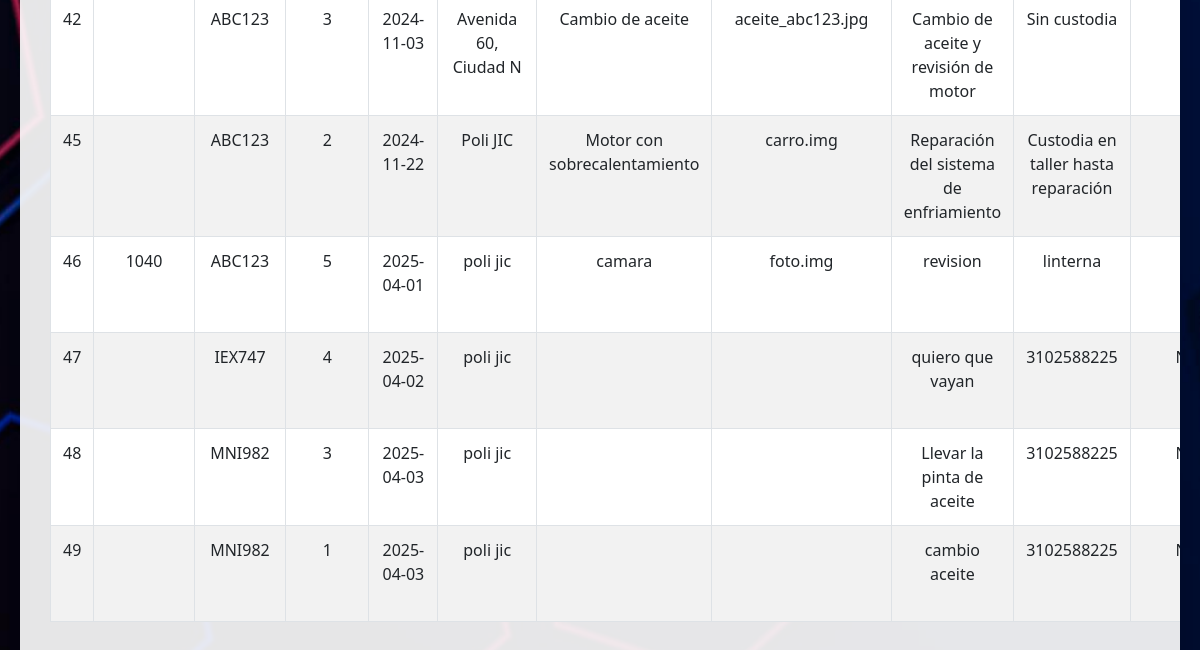
/consulta_general.php (signed in, lower part), run on an earlier commit of the app's database.
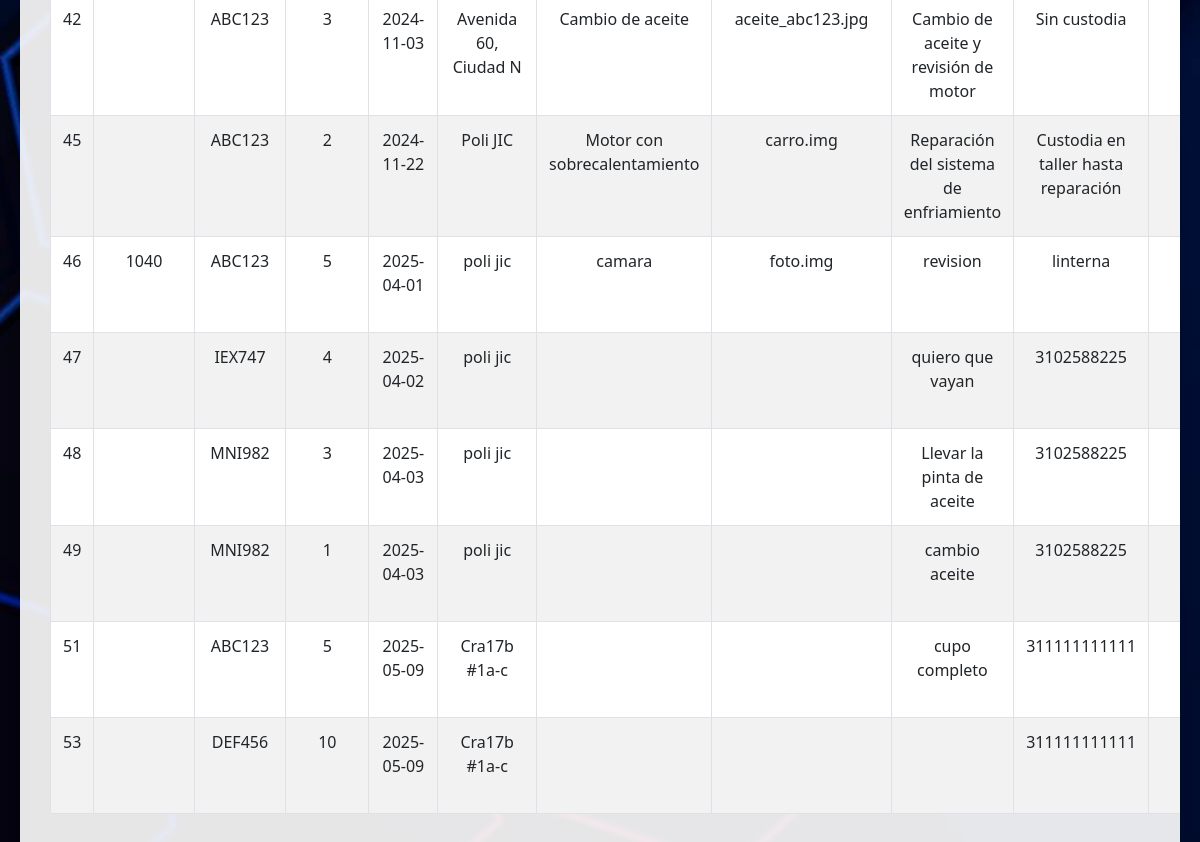
And on a later commit of the database.
### tables this page shows
CREATE TABLE `servicios_realizados` (
  `Servicio_Realizado_id` int(11) NOT NULL,
  `Cedula_Empleado_id_Servicios_Realizados` int(11) DEFAULT NULL,
  `Vehiculo_id_Servicios_Realizados` varchar(20) DEFAULT NULL,
  `Servicio_id_Servicios_Realizados` int(11) DEFAULT NULL,
  `Fecha` date DEFAULT NULL,
  `Ubicación` varchar(255) DEFAULT NULL,
  `Novedades` text DEFAULT NULL,
  `Fotos` text DEFAULT NULL,
  `Detalle_Servicio` text DEFAULT NULL,
  `Custodia_Servicio` text DEFAULT NULL,
  `Facturación_Separada` tinyint(1) DEFAULT NULL
);

### consulta_general.php (the view, shortened to what this page needs)
<?php
require_once 'config.php';
$sql = "SELECT * FROM servicios_realizados";
$result = $conn->query($sql);
?>
<!DOCTYPE html>
<html lang="es">
<head>
    <link href="https://stackpath.bootstrapcdn.com/bootstrap/4.5.2/css/bootstrap.min.css" rel="stylesheet">
    <link rel="stylesheet" href="https://cdnjs.cloudflare.com/ajax/libs/font-awesome/5.15.4/css/all.min.css">
</head>
<body>
<div class="main-content">
    <div class="container">
        <table class="table table-bordered">
            <tbody>
                <?php
                if ($result->num_rows > 0) {
                    while ($row = $result->fetch_assoc()) {
                        echo "<tr>";
                        echo "<td>" . $row['Servicio_Realizado_id'] . "</td>";
                        echo "<td>" . $row['Cedula_Empleado_id_Servicios_Realizados'] . "</td>";
                        echo "<td>" . $row['Vehiculo_id_Servicios_Realizados'] . "</td>";
                        echo "<td>" . $row['Servicio_id_Servicios_Realizados'] . "</td>";
                        echo "<td>" . $row['Fecha'] . "</td>";
                        echo "<td>" . $row['Ubicación'] . "</td>";
                        echo "<td>" . $row['Novedades'] . "</td>";
                        echo "<td>" . $row['Fotos'] . "</td>";
                        echo "<td>" . $row['Detalle_Servicio'] . "</td>";
                        echo "<td>" . $row['Custodia_Servicio'] . "</td>";
                        echo "<td>" . ($row['Facturación_Separada'] ? 'Sí' : 'No') . "</td>";
                        echo "</tr>";
                    }
                    } else {
                        echo "<tr><td colspan='12'>No se encontraron registros</td></tr>";
                    }
                ?>
            </tbody>
        </table>
    </div>
</div>
</body>
</html>

### consulta_general.php (style rules this page uses)
* { margin: 0; padding: 0; box-sizing: border-box; }
body { font-family: 'Segoe UI', Tahoma, Geneva, Verdana, sans-serif; background-image: url('Imagenes/ConsultaGeneral.jpg'); background-size: cover; background-position: center; background-repeat: no-repeat; display: flex; flex-direction: column; min-height: 100vh; }
.main-content { padding: 20px; margin-top: 120px; flex-grow: 1; display: flex; justify-content: center; align-items: center; }
.container { background-color: rgba(255, 255, 255, 0.9); padding: 30px; border-radius: 15px; box-shadow: 0 6px 15px rgba(0, 0, 0, 0.1); max-width: 1200px; width: 100%; overflow: auto; }
.table { background-color: #fff; border-radius: 10px; overflow: auto; }
tr:nth-child(even) { background-color: #f2f2f2; }

What changed in the data, as far as the page shows it:
added servicios_realizados: Servicio_Realizado_id "51", Vehiculo_id_Servicios_Realizados "ABC123", Servicio_id_Servicios_Realizados "5", Fecha "2025-05-09", Ubicación "Cra17b #1a-c", Detalle_Servicio "cupo completo", Custodia_Servicio "311111111111"
added servicios_realizados: Servicio_Realizado_id "53", Vehiculo_id_Servicios_Realizados "DEF456", Servicio_id_Servicios_Realizados "10", Fecha "2025-05-09", Ubicación "Cra17b #1a-c", Custodia_Servicio "311111111111"
